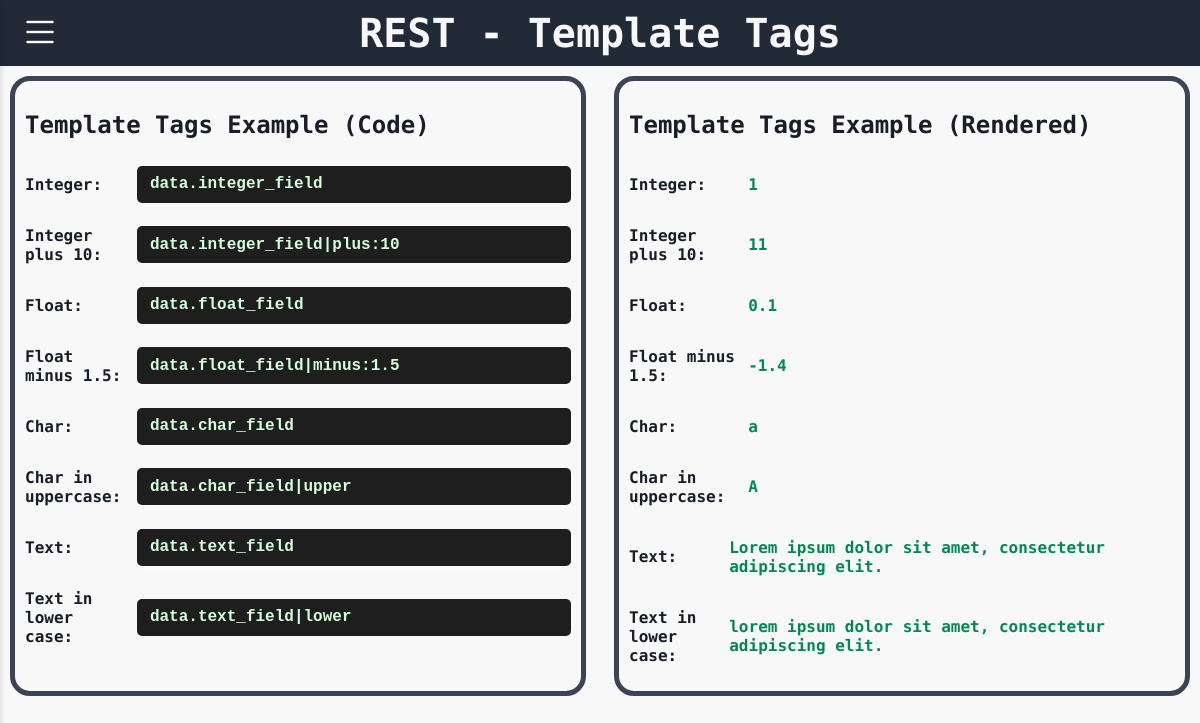
The page /template_tags on the database its author committed.
### rest/models.py (models this page shows, shortened)
class Table1(models.Model):
    foreign_key = models.ForeignKey(Table2, on_delete=models.CASCADE, related_name='table1_foreign', null=True, blank=True)
    one_to_one = models.OneToOneField(Table2, on_delete=models.CASCADE, related_name='table1_one', null=True, blank=True)
    many_to_many = models.ManyToManyField(Table3, related_name='table1_many', blank=True)
    integer_field = models.IntegerField(null=True, blank=True)      # Integer value (optional)
    float_field = models.FloatField(null=True, blank=True)          # Floating point number
    char_field = models.CharField(max_length=15)                    # Short text with max length
    text_field= models.TextField(blank=True)                        # Long text (optional)
    boolean_field = models.BooleanField(default=False)              # True or False
    date_field = models.DateField(null=True, blank=True)           # Date only
    time_field = models.TimeField(null=True, blank=True)           # Time only
    datetime_field = models.DateTimeField(null=True, blank=True)   # Full date and time
    image_field = models.ImageField(upload_to='images/', null=True, blank=True)  # For image files
    file_field = models.FileField(upload_to='files/', null=True, blank=True)     # For general files

### rest/views.py (the view)
# urls.py: path('template_tags', views.template_tags, name='template_tags'),
def template_tags(request):
    data = Table1.objects.first()
    return render(request, 'template_tags.html', {'data': data})

### json_app/context_processors.py (called while the page is built)
def dark_mode_context(request):
    return {'dark_mode': request.session.get('dark_mode', False)}

### rest/templatetags/tags_example.py (called while the page is built)
@register.filter
def plus(value, arg):
    return value + arg

@register.filter
def minus(value, arg):
    return value - arg

@register.filter
def lower(value):
    return value.lower()

@register.filter
def upper(value):
    return value.upper()

### rest/templates/template_tags.html
{% extends "base.html" %}
{% load tags_example %}
{% block body %}
{% include "title.html" with title="- Template Tags" %}
<div class="double-div">
    <div class="container">
        <h2 class="subtitle">Template Tags Example (Code)</h2>
        <div class="double-div-row">
            <p class="text">Integer:</p>
            <code>data.integer_field</code>
        </div>
        <div class="double-div-row">
            <p class="text">Integer plus 10:</p>
            <code>data.integer_field|plus:10</code>
        </div>
        <div class="double-div-row">
            <p class="text">Float:</p>
            <code>data.float_field</code>
        </div>
        <div class="double-div-row">
            <p class="text">Float minus 1.5:</p>
            <code>data.float_field|minus:1.5</code>
        </div>
        <div class="double-div-row">
            <p class="text">Char:</p>
            <code>data.char_field</code>
        </div>
        <div class="double-div-row">
            <p class="text">Char in uppercase:</p>
            <code>data.char_field|upper</code>
        </div>
        <div class="double-div-row">
            <p class="text">Text:</p>
            <code>data.text_field</code>
        </div>
        <div class="double-div-row">
            <p class="text">Text in lower case:</p>
            <code>data.text_field|lower</code>
        </div>
    </div>
    <div class="container">
        <h2 class="subtitle">Template Tags Example (Rendered)</h2>
        <div class="double-div-row">
            <p class="text">Integer:</p>
            <p class="text_keywords">{{ data.integer_field }}</p>
        </div>
        <div class="double-div-row">
            <p class="text">Integer plus 10:</p>
            <p class="text_keywords">{{ data.integer_field|plus:10 }}</p>
        </div>
        <div class="double-div-row">
            <p class="text">Float:</p>
            <p class="text_keywords">{{ data.float_field }}</p>
        </div>
        <div class="double-div-row">
            <p class="text">Float minus 1.5:</p>
            <p class="text_keywords">{{ data.float_field|minus:1.5 }}</p>
        </div>
        <div class="double-div-row">
            <p class="text">Char:</p>
            <p class="text_keywords">{{ data.char_field }}</p>
        </div>
        <div class="double-div-row">
            <p class="text">Char in uppercase:</p>
            <p class="text_keywords">{{ data.char_field|upper }}</p>
        </div>
        <div class="double-div-row">
            <p class="text">Text:</p>
            <p class="text_keywords">{{ data.text_field }}</p>
        </div>
        <div class="double-div-row">
            <p class="text">Text in lower case:</p>
            <p class="text_keywords">{{ data.text_field|lower }}</p>
        </div>
    </div>
</div>
{% endblock %}

### static/css/style.css (style rules this page uses)
:root { --dark-color: #181D27; --white-color: #F8F8F8; --green-body: #44B78B; --padding: 10px; --font-: 'Jersey 10', sans-serif; --font-small: "Kode Mono", monospace; }
body { font-family: var(--font-small); margin: 0px; font-weight: bolder; }
.double-div { display: grid; grid-template-columns: repeat(2, 1fr); grid-template-rows: repeat(1, 1fr); gap: 8px; }
.double-div .container { padding: 10px; margin: 10px; border-radius: 20px; border-width: 5px; border-style: solid; border-color: #3c4355; }
.double-div-row { display: flex; align-items: center; gap: 10px; }
.double-div-row .text { width: 20%; }
.double-div-row code { width: 80%; }
code { display: block; background: #1e1e1e; color: #d4ffda; padding: 0.6rem 0.8rem; border-radius: 5px; font-family: "Fira Code", monospace; white-space: pre-wrap; box-shadow: 0 2px 6px rgba(255, 255, 255, 0.438); }

### static/css/dark_mode.css (style rules this page uses)
:root { --back-color: #F8F8F8; --text-color: #181D27; --dark-color: #222937; --green-dark: #0C4B33; --green-text:#008854; --grey: #3a3a3a; }
body { background-color: var(--back-color); transition: background-color 0.3s ease, color 0.3s ease; }
.subtitle { font-weight: 900; color: var(--text-color); }
.text { font-weight: 600; color: var(--text-color); }
.text_keywords { font-weight: 900; color: var(--green-text); }

### rows shown on the page
Table1: integer_field "1", integer_field|plus "11", float_field "0.1", float_field|minus "-1.4", char_field "a", char_field "A", text_field "Lorem ipsum dolor sit amet, consectetur adipiscing elit.", text_field "lorem ipsum dolor sit amet, consectetur adipiscing elit."

### other values the page prints
{{ title }} "- Template Tags"
